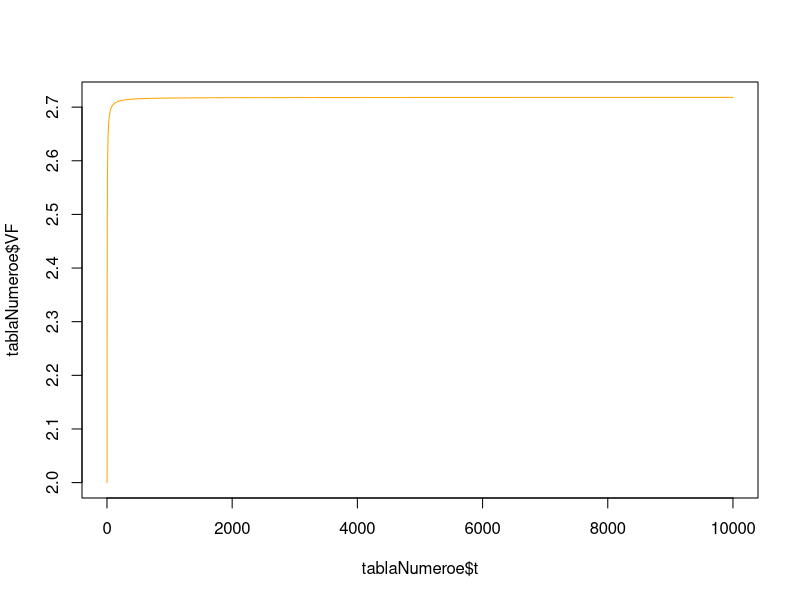

This chart was generated by the following R code:
# Este es nuestro primer script de R en clase:
# Creamos un objeto numérico llamado a:
a=5
# Creamos un objeto numérico llamado A:
A=5
# Creamos un objeto numérico llamado "A.2":
A.2=5
# Creamos un vector de números
vector1=c(1,2,pi,10)
# Creamos un vector con una secuencia de números del 1 al 100,000:
t=1:100000
# Creamos una secuencia de números pero ahora se incrementan en
# 0.02 unidades:
t2=seq(from=1,to=10,by=0.02)
# Creamos un objeto con una sola cadena de texto:
objetoTexto1="UMSNH"
# Creamos un vector con cadenas de texto:
vectorTexto1=c("FCCA","UMSNH","2024")

# Creamos un objeto tipo data.frame con los cálculos del número e:
# Primero creamos los objetos que serán insumos para el cálculo de VF:
VA=1
i=1
nTotal=10000
t=1:nTotal
tablaNumeroe=data.frame(
                        t=t,
                        VF=VA*((1+(i/t))^t)
                        )
# Creamos un objeto tipo lista con la tabla del número e y algunos otros objetos:
objetoLista1=list(
                  tablaE=tablaNumeroe,
                  valorActual=VA,
                  tasaInteres=i,
                  periodosSimulados=nTotal
                  )
# Ahora grafico los valores de la tabla del número e:

plot(x=tablaNumeroe$t,y=tablaNumeroe$VF,type="l",
     col="orange")


